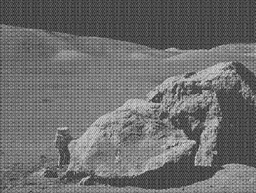
#> input picture moonlanding.png, 256 x 193 px, shrunk from 630 x 474 before the run
$ python denoise_tests.py
#> lines starting #> are read from the running program, lines starting #| are printed output that depends on the picture
### fourier_transforms.py
import numpy as np

def next_power_of_two(n):
    """Return the next power of 2 that is greater than or equal to n."""
    return 2 ** int(np.ceil(np.log2(n)))

# [47 lines left out: functions naive_dft, inverse_naive_dft, dft2d, idft2d, not called in this run]

def fft(x):
    """Cooley Tukey recursive fft"""
    # add zeros to make input a power of 2
    N = len(x)
    padded_N = next_power_of_two(N)
    padded_x = np.zeros(padded_N, dtype=complex)
    padded_x[:N] = x

    def _fft_recursive(x):
        N = len(x)
        if N <= 1:  # base case
            return x

        # split into even and odd indices
        even = _fft_recursive(x[0::2])
        odd = _fft_recursive(x[1::2])

        # compute twiddle factors
        factors = np.exp(-2j * np.pi * np.arange(N // 2) / N)

        # combine even and odd parts
        first_half = even + factors * odd
        second_half = even - factors * odd

        return np.concatenate([first_half, second_half])

    # compute fft and trim back to original length
    result = _fft_recursive(padded_x)
    return result[:N]


def inverse_fft(x):
    """Cooley-Tukey recursive inverse fft"""
    # add zeros to make input a power of 2
    N = len(x)
    padded_N = next_power_of_two(N)
    padded_x = np.zeros(padded_N, dtype=complex)
    padded_x[:N] = x

    def _ifft_recursive(x):
        N = len(x)
        if N <= 1:  # base case
            return x

        # split into even and odd indices
        even = _ifft_recursive(x[0::2])
        odd = _ifft_recursive(x[1::2])

        # compute twiddle factors
        factors = np.exp(2j * np.pi * np.arange(N // 2) / N)

        # combine even and odd parts
        first_half = even + factors * odd
        second_half = even - factors * odd

        return np.concatenate([first_half, second_half])

    # compute ifft and trim back to original length
    result = _ifft_recursive(padded_x)
    return result[:N] / N

def fft2d(image):
    """2D fft"""
    rows, cols = image.shape
    # compute 1D fft along rows
    row_transform = np.zeros((rows, cols), dtype=complex)
    for n in range(rows):
        row_transform[n, :] = fft(image[n, :])

    # compute 1D fft along columns of row-transformed image
    F = np.zeros((rows, cols), dtype=complex)
    for m in range(cols):
        F[:, m] = fft(row_transform[:, m])

    return F

def ifft2d(F):
    """2D inverse fft"""
    rows, cols = F.shape
    # compute 1D ifft along columns
    col_transform = np.zeros((rows, cols), dtype=complex)
    for m in range(cols):
        col_transform[:, m] = inverse_fft(F[:, m])

    # Compute 1D ifft along rows of column-transformed image
    f = np.zeros((rows, cols), dtype=complex)
    for n in range(rows):
        f[n, :] = inverse_fft(col_transform[n, :])

    return f

### denoise_tests.py
import numpy as np
import matplotlib.pyplot as plt
import argparse
import sys
import os
import cv2
from matplotlib.colors import LogNorm
from fourier_transforms import fft2d, ifft2d, naive_dft, fft, dft2d
import time

# [100 lines left out: functions denoise_low_pass, denoise_high_pass, denoise_band_pass, not called in this run]

def denoise_thresholding(image_path):
#> called with image_path = 'moonlanding.png'
    image = cv2.imread(image_path, cv2.IMREAD_GRAYSCALE)
#> image is the input picture: shape (193, 256); min 26, max 224, mean 108.3
    if image is None:
        print(f"Failed to load image from {image_path}")
        return

    fft_result = fft2d(image)
#> the loop in fft2d, `for n in range(rows):` made 193 passes
#> padded_N in fft on passes 1 to 2: 256, 256
    rows, cols = fft_result.shape  # Define rows and cols here

    magnitude = np.abs(fft_result)
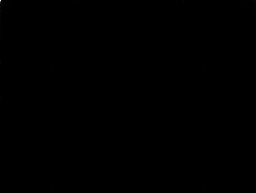
#> magnitude: shape (193, 256) float64; min 11.98, max 5349695, mean 3010.5; drawn with min black and max white
    threshold = np.percentile(magnitude, 95)  # keep top 5% of frequencies
    fft_result[magnitude < threshold] = 0

    denoised_fft = ifft2d(fft_result)
    denoised_image = np.abs(denoised_fft)
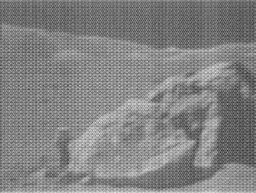
#> denoised_image: shape (193, 256) float64; min 45.35, max 231.2, mean 130.6
    non_zero_count = np.count_nonzero(fft_result)

    print(f"Number of non-zero coefficients: {non_zero_count}")
#| Number of non-zero coefficients: 2471
    print(f"Fraction of original coefficients: {non_zero_count / (rows * cols):.2%}")
#| Fraction of original coefficients: 5.00%

    plt.figure(figsize=(10, 5))
    plt.subplot(1, 2, 1)
    plt.imshow(image, cmap='gray')
    plt.title("Original Image")
    plt.axis('off')

    plt.subplot(1, 2, 2)
    plt.imshow(denoised_image, cmap='gray')
    plt.title("Denoised Image (Thresholding Filter)")
    plt.axis('off')
    plt.show()
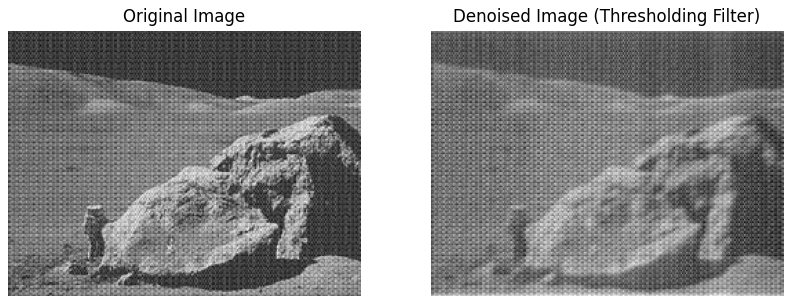
#> figure drawn by matplotlib, 2 panels


denoise_thresholding("moonlanding.png")
